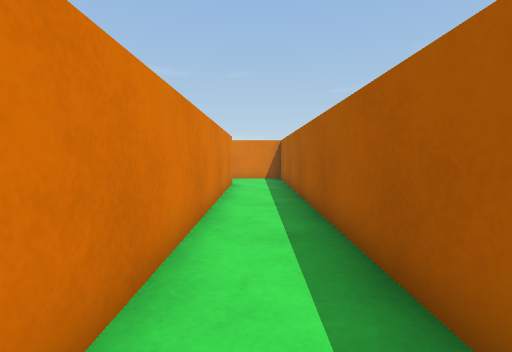
View 1 (above)

23 first-person views from a walk through a scene from a Unity 3-D project. The camera is 0.58 m above the floor, tilts 4° down and sees 85° across. The floor is counted in squares, 0.5 m on a side. Each view is taken from the middle of a square. On the plan, view 1 faces up. The plan holds only what a view shows up to about 12 squares ahead; the rest is blank. The place goes on beyond the plan. The player is left out.

View 2
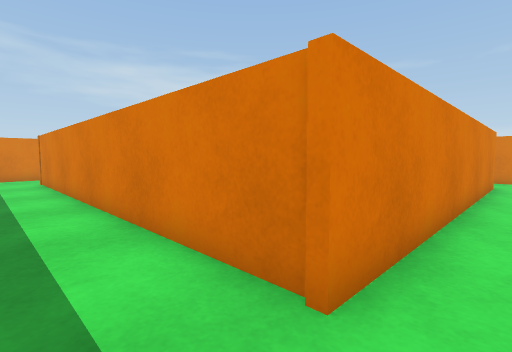

View 3
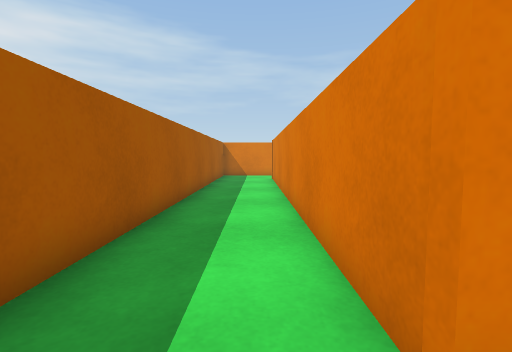

View 4
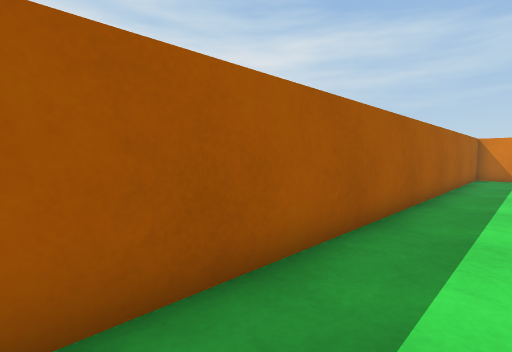

View 5
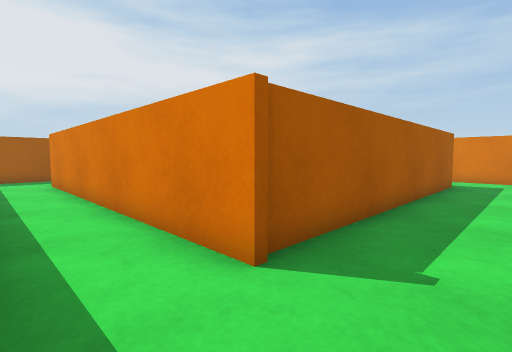

View 6
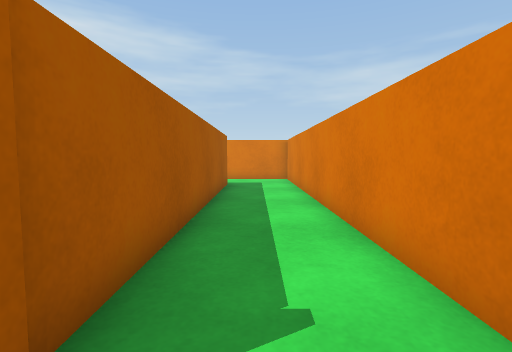

View 7
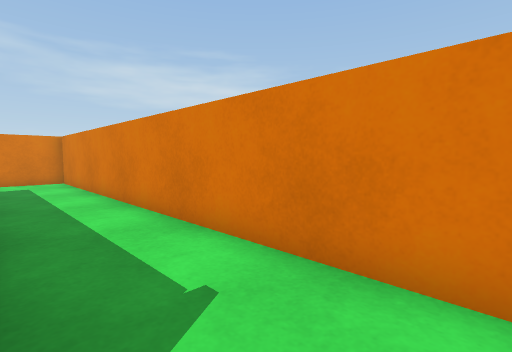

View 8
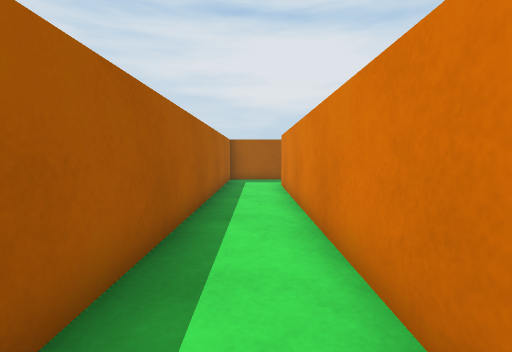

View 9
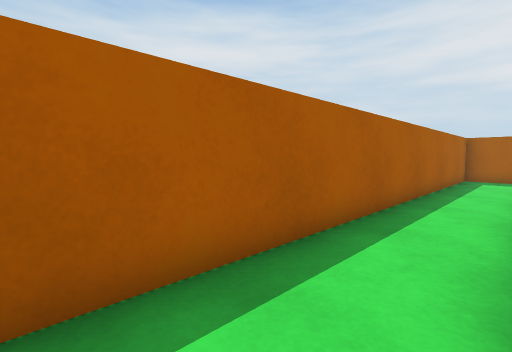

View 10
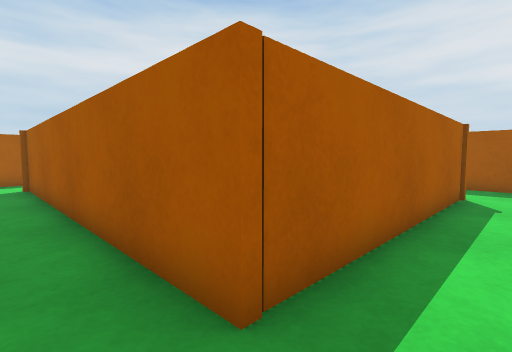

View 11
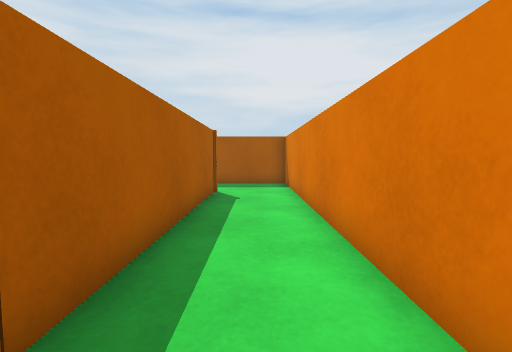

View 12
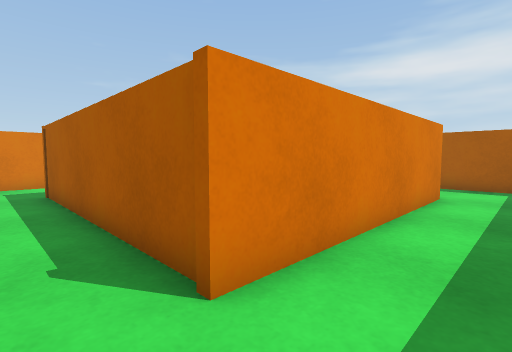

View 13
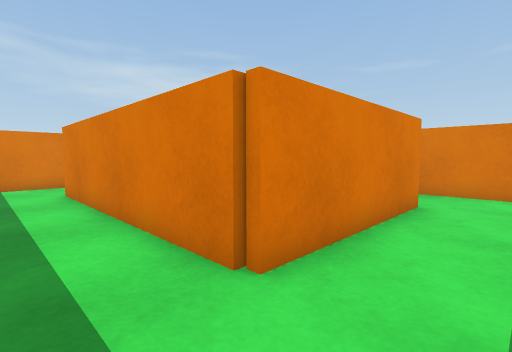

View 14
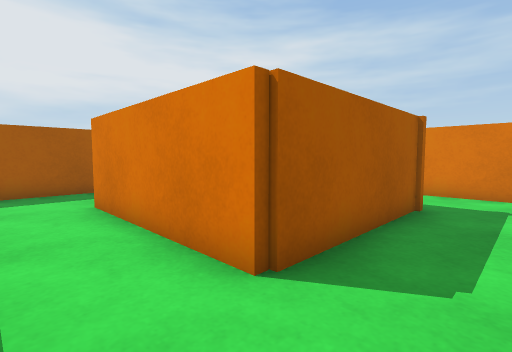

View 15
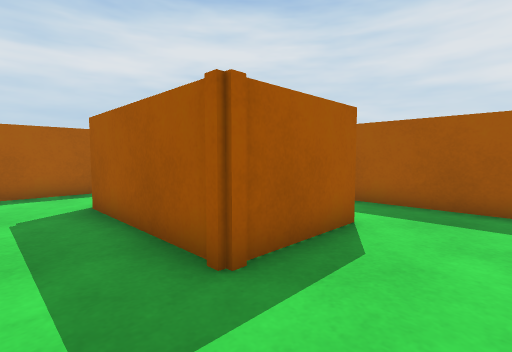

View 16
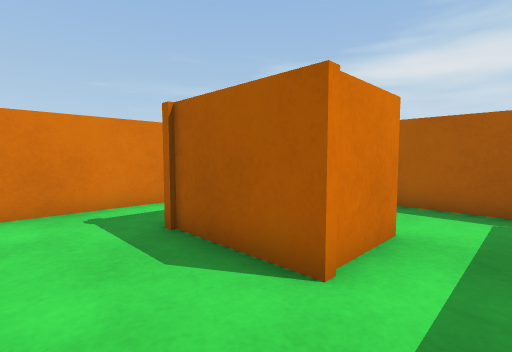

View 17
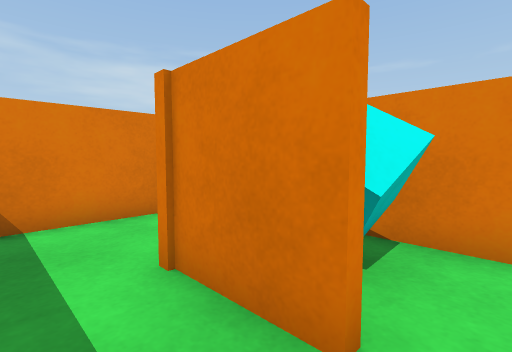

View 18
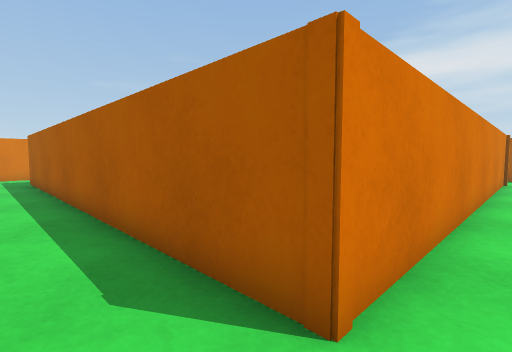

View 19
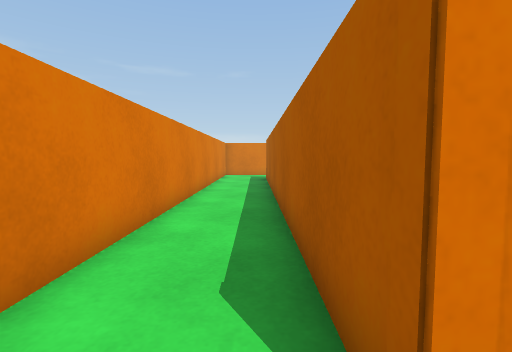

View 20
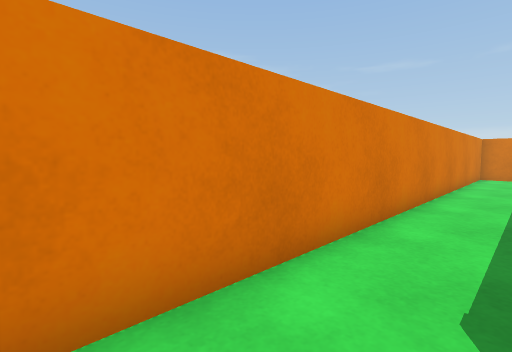

View 21
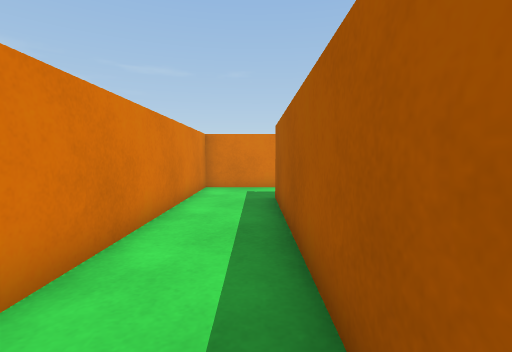

View 22
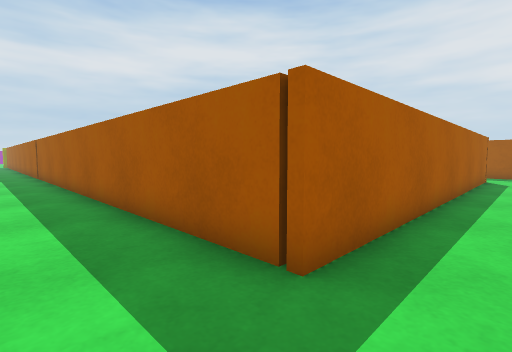

View 23
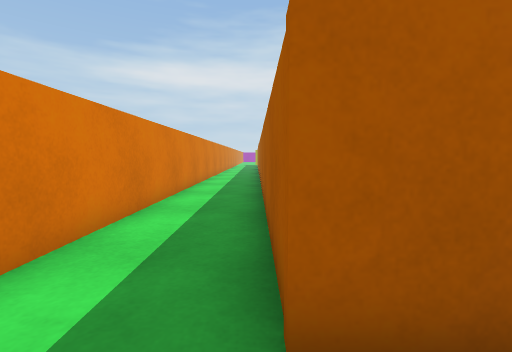

### Floor plan
Ten units are one square. View 1 is at (0, 0); x grows to the right and y downward. Boxes are objects, and circles mark ways between rooms. Rooms are numbered by the first view taken in them; rooms with no view inside come last. Other rooms are left out.
<svg viewBox="-174 -180 192 205">
<path fill="none" stroke="#000" d="M-40 -175 -169 -175 -169 0M-116 -118 -10 -118 -10 -9 -145 -9 -145 -148 -11 -148M0 -146 -143 -146 -143 -126M13 8 13 -140M-151 20 4 20M-66 -64 -88 -64 -88 -92 -39 -92 -39 -38 -116 -38 -116 -118M-41 -52 -41 -64M-46 -11 -24 -11M-108 -40 -76 -40M-12 -84 -12 -106M-76 -116 -108 -116M-12 -24 -12 -45M-24 -116 -45 -116M-114 -106 -114 -51M-143 -126 -143 -11 -112 -11M-61 -90 -78 -90M-41 -64 -41 -74"/>
<rect x="-85" y="-85" width="20" height="20" fill="#bbb"><title>cyan cube</title></rect>
<circle cx="-130" cy="-130" r="3" fill="#2a7"/>
<circle cx="-55" cy="-60" r="3" fill="#2a7"/>
<text x="-60" y="-130">1</text>
<text x="-60" y="-60">2</text>
<text x="-70" y="-80">3</text>
</svg>
Room 1 opens to room 2. Room 2 opens to room 3.

Where each view was taken, in squares from view 1:
view 1: 0 up, 0 right, facing up
view 2: 1 down, 0 right, facing up-left
view 3: 0 up, 0 right, facing left
view 4: 0 up, 0 right, facing down-left
view 5: 14 up, 1 right, facing down-left
view 6: 13 up, 0 right, facing left
view 7: 12 up, 0 right, facing up-left
view 8: 12 up, 0 right, facing down
view 9: 14 up, 1 left, facing down-right
view 10: 13 up, 13 left, facing down-right
view 11: 13 up, 13 left, facing down
view 12: 2 up, 13 left, facing up-right
view 13: 2 up, 2 left, facing up-left
view 14: 11 up, 2 left, facing down-left
view 15: 11 up, 11 left, facing down-right
view 16: 5 up, 11 left, facing up-right
view 17: 5 up, 6 left, facing up-left
view 18: 0 up, 16 left, facing up-right
view 19: 0 up, 15 left, facing up
view 20: 0 up, 15 left, facing up-left
view 21: 7 up, 15 left, facing up
view 22: 17 up, 16 left, facing down-right
view 23: 15 up, 16 left, facing right
